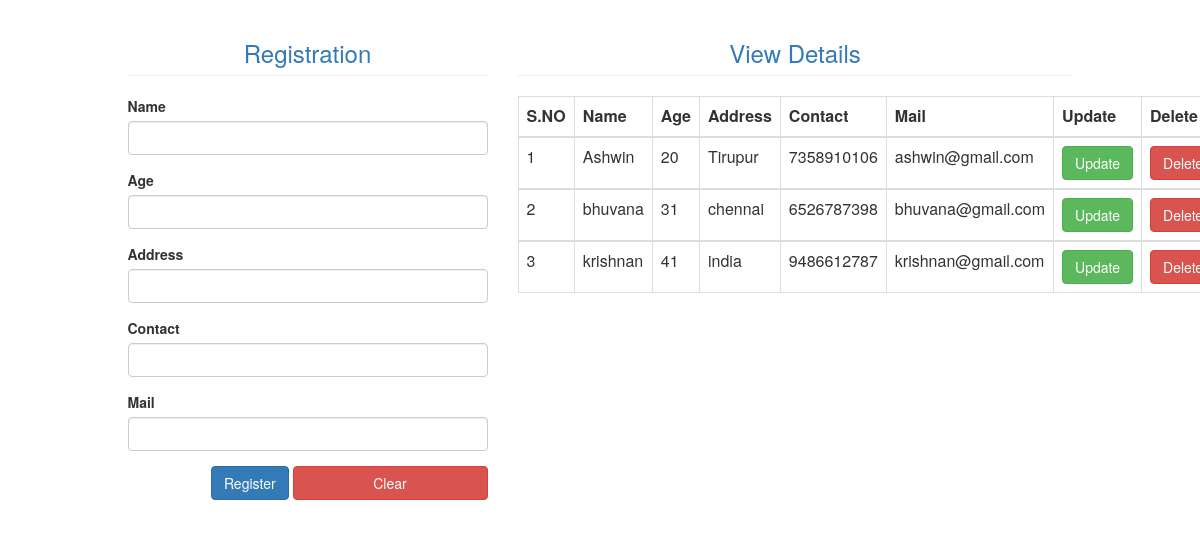
The page / on the database its author committed.
### My_Application/models.py (models this page shows)
class Datas(models.Model):
    Name=models.CharField(max_length=20,default="")
    Age=models.IntegerField(default="")
    Address=models.CharField(max_length=50,default="")
    Contact=models.IntegerField(default="")
    Mail=models.CharField(max_length=50,default="")

### My_Application/views.py (the view)
# urls.py: 2. Add a URL to urlpatterns:  path('', views.home, name='home')
def home(request):
    mydata=Datas.objects.all()
    if(mydata!=''):
        return render(request,'home.html',{'datas':mydata})
    else:
        return render(request,'home.html')

### templates/home.html (shortened to what this page needs)
<html>
    <head>
         {% load static %}
        <link rel="stylesheet" href="{% static 'bootstrap/css/bootstrap.min.css' %}">
    </head>
    <body>
        <div class="container-fluid">
            <div class="col-md-offset-1 col-md-4">
                <form action="addData" method="POST" autocomplete="off">
                <h3 class="page-header text-primary text-center">Registration</h3>
                <div class="form-group">
                    <label>Name</label>
                    <input type="text" class="form-control" name="name">
                </div>
                <div class="form-group">
                    <label>Age</label>
                    <input type="text" class="form-control" name="age">
                </div>
                <div class="form-group">
                    <label>Address</label>
                    <input type="text" class="form-control" name="address">
                </div>
                <div class="form-group">
                    <label>Contact</label>
                    <input type="text" class="form-control" name="contact">
                </div>
                <div class="form-group">
                    <label>Mail</label>
                    <input type="text" class="form-control" name="mail">
                </div>
                <div class="form-group pull-right">
                    <input type="submit" value="Register" class="btn btn-primary">
                    <input type="result" value="Clear" class="btn btn-danger">
                </div>
            </form>
            </div>
            <div class="col-md-6">
                {% if datas %}
                <h3 class="page-header text-primary text-center">View Details</h3>
                <table class="table table-bordered">
                    <thead>
                        <tr>
                            <th>S.NO</th>
                            <th>Name</th>
                            <th>Age</th>
                            <th>Address</th>
                            <th>Contact</th>
                            <th>Mail</th>
                            <th>Update</th>
                            <th>Delete</th>
                        </tr>
                    </thead>
                        {% for data in datas %}
                        <tbody>
                            <tr>
                                <td>{{forloop.counter}}</td>
                                <td>{{data.Name}}</td>
                                <td>{{data.Age}}</td>
                                <td>{{data.Address}}</td>
                                <td>{{data.Contact}}</td>
                                <td>{{data.Mail}}</td>
                                <td><a class="btn btn-success" href="updateData/{{data.id}}">Update</a></td>
                                <td><a class="btn btn-danger" href="deleteData/{{data.id}}">Delete</a></td>
                            </tr>
                        </tbody>
                        {% endfor %}
                </table>
                {% endif %}
            </div>
        </div>
    </body>
</html>

### rows shown on the page
Datas: Name "Ashwin", Age "20", Address "Tirupur", Contact "7358910106", Mail "ashwin@gmail.com"
Datas: Name "bhuvana", Age "31", Address "chennai", Contact "6526787398", Mail "bhuvana@gmail.com"
Datas: Name "krishnan", Age "41", Address "india", Contact "9486612787", Mail "krishnan@gmail.com"
